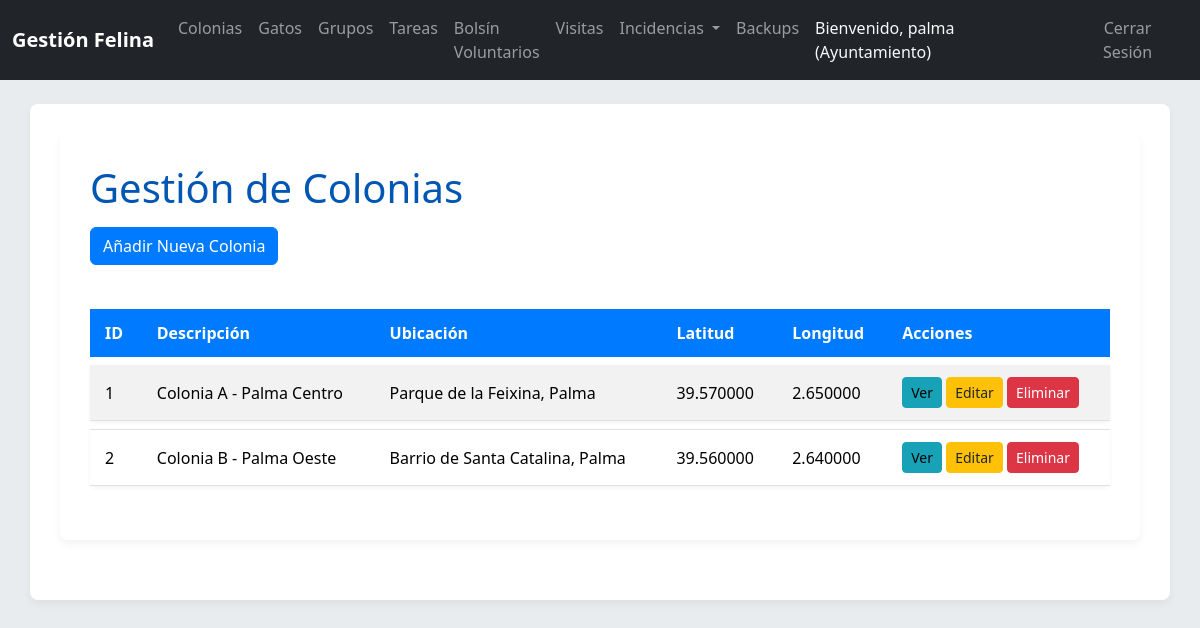
/index.php/colonias (signed in), run on the app's committed database.
### tables this page shows
CREATE TABLE `Colonia` (
  `idColonia` int(11) NOT NULL AUTO_INCREMENT,
  `descripcion` varchar(255) NOT NULL,
  `comentarios` text DEFAULT NULL,
  `idUbicacion` int(11) NOT NULL,
  `idAyuntamiento` int(11) NOT NULL,
  PRIMARY KEY (`idColonia`),
  KEY `idUbicacion` (`idUbicacion`),
  KEY `idAyuntamiento` (`idAyuntamiento`),
  CONSTRAINT `Colonia_ibfk_1` FOREIGN KEY (`idUbicacion`) REFERENCES `Ubicacion` (`idUbicacion`) ON DELETE CASCADE,
  CONSTRAINT `Colonia_ibfk_2` FOREIGN KEY (`idAyuntamiento`) REFERENCES `Ayuntamiento` (`idAyuntamiento`) ON DELETE CASCADE
);

CREATE TABLE `Ubicacion` (
  `idUbicacion` int(11) NOT NULL AUTO_INCREMENT,
  `textoDescriptivo` text NOT NULL,
  `idCoordenada` int(11) NOT NULL,
  PRIMARY KEY (`idUbicacion`),
  KEY `idCoordenada` (`idCoordenada`),
  CONSTRAINT `Ubicacion_ibfk_1` FOREIGN KEY (`idCoordenada`) REFERENCES `Coordenada` (`idCoordenada`) ON DELETE CASCADE
);

CREATE TABLE `Coordenada` (
  `idCoordenada` int(11) NOT NULL AUTO_INCREMENT,
  `latitud` decimal(9,6) NOT NULL,
  `longitud` decimal(9,6) NOT NULL,
  PRIMARY KEY (`idCoordenada`)
);

### controllers/ColoniaController.php (called while the page is built, shortened)
<?php
class ColoniaController {
    private $coloniaModel;
    public function __construct() {
        $this->coloniaModel = new Colonia();
    }
    public function index() {
        $ayuntamiento_id = $_SESSION['ayuntamiento_id'];
        $colonias = $this->coloniaModel->getAllWithDetails($ayuntamiento_id);
        require_once __DIR__ . '/../views/colonias/list.php';
    }
}

### config/database.php (called while the page is built, shortened)
<?php
class Database {
    private static $host = 'localhost';
    private static $db_name = 'gatos_mallorca';
    private static $username = 'root';
    private static $password = '';
    private static $conn;
    public static function getConnection() {
        if (self::$conn === null) {
            try {
                self::$conn = new PDO("mysql:host=" . self::$host . ";dbname=" . self::$db_name, self::$username, self::$password);
                self::$conn->setAttribute(PDO::ATTR_ERRMODE, PDO::ERRMODE_EXCEPTION);
                self::$conn->exec("set names utf8");
            } catch(PDOException $exception) {
                echo "Error de conexión a la base de datos: " . $exception->getMessage();
                exit();
            }
        }
        return self::$conn;
    }
}
?>

### models/Colonia.php (called while the page is built, shortened)
<?php
class Colonia extends BaseModel {
    public function getAllWithDetails($ayuntamiento_id = null) {
        $query = "
            SELECT
                c.idColonia,
                c.descripcion,
                c.comentarios,
                u.textoDescriptivo AS ubicacion_descripcion,
                coord.latitud,
                coord.longitud,
                a.nombreLocalidad AS ayuntamiento_nombre
            FROM
                Colonia c
            JOIN
                Ubicacion u ON c.idUbicacion = u.idUbicacion
            JOIN
                Coordenada coord ON u.idCoordenada = coord.idCoordenada
            JOIN
                Ayuntamiento a ON c.idAyuntamiento = a.idAyuntamiento
        ";
        $params = [];
        if ($ayuntamiento_id !== null) {
            $query .= " WHERE c.idAyuntamiento = :ayuntamiento_id";
            $params[':ayuntamiento_id'] = $ayuntamiento_id;
        }
        $query .= " ORDER BY c.descripcion ASC";
        return $this->executeQuery($query, $params);
    }
}

### models/BaseModel.php (called while the page is built, shortened)
<?php
class BaseModel {
    protected $conn;
    public function __construct() {
        $this->conn = Database::getConnection();
    }
    protected function executeQuery($query, $params = [], $fetch_all = true) {
        $stmt = $this->conn->prepare($query);
        foreach ($params as $key => $value) {
            $stmt->bindValue($key, $value);
        }
        $stmt->execute();
        if ($fetch_all) {
            return $stmt->fetchAll(PDO::FETCH_OBJ);
        }
        return $stmt->fetch(PDO::FETCH_OBJ);
    }
}
?>

### views/colonias/list.php (the view, shortened to what this page needs)
<?php require_once __DIR__ . '/../partials/header.php'; ?>
<div class="container">
    <h1>Gestión de Colonias</h1>
    <a href="<?php echo url('colonias/create'); ?>" class="btn btn-primary mb-3">Añadir Nueva Colonia</a>
    <?php if (empty($colonias)): ?>
        <div class="alert alert-info" role="alert">
            No hay colonias registradas para este ayuntamiento.
        </div>
    <?php else: ?>
        <table class="table table-striped table-hover">
            <thead>
                <tr>
                    <th>ID</th>
                    <th>Descripción</th>
                    <th>Ubicación</th>
                    <th>Latitud</th>
                    <th>Longitud</th>
                    <th>Acciones</th>
                </tr>
            </thead>
            <tbody>
                <?php foreach ($colonias as $colonia): ?>
                    <tr>
                        <td><?php echo htmlspecialchars($colonia->idColonia); ?></td>
                        <td><?php echo htmlspecialchars($colonia->descripcion); ?></td>
                        <td><?php echo htmlspecialchars($colonia->ubicacion_descripcion); ?></td>
                        <td><?php echo htmlspecialchars($colonia->latitud); ?></td>
                        <td><?php echo htmlspecialchars($colonia->longitud); ?></td>
                        <td>
                            <a href="<?php echo url('colonias/show?id=' . htmlspecialchars($colonia->idColonia)); ?>" class="btn btn-info btn-sm">Ver</a>
                            <a href="<?php echo url('colonias/edit?id=' . htmlspecialchars($colonia->idColonia)); ?>" class="btn btn-warning btn-sm">Editar</a>
                            <form action="<?php echo url('colonias/delete'); ?>" method="POST" style="display:inline-block;">
                                <button type="submit" class="btn btn-danger btn-sm" onclick="return confirm('¿Estás seguro de que quieres eliminar esta colonia? Esta acción es irreversible y eliminará todos los gatos asociados.');">Eliminar</button>
                            </form>
                        </td>
                    </tr>
                <?php endforeach; ?>
            </tbody>
        </table>
    <?php endif; ?>
</div>
<?php require_once __DIR__ . '/../partials/footer.php'; ?>

### public/css/style.css (style rules this page uses)
body { font-family: 'Segoe UI', Tahoma, Geneva, Verdana, sans-serif; background-color: #e9ecef; color: #343a40; }
.container { background-color: #ffffff; padding: 30px; border-radius: 8px; box-shadow: 0 4px 8px rgba(0,0,0,0.05); margin-bottom: 30px; }
h1, h2, h3, h4, h5, h6 { color: #0056b3; margin-bottom: 15px; }
.btn-primary { background-color: #007bff; border-color: #007bff; }
.btn-warning { background-color: #ffc107; border-color: #ffc107; color: #212529; }
.btn-danger { background-color: #dc3545; border-color: #dc3545; }
.btn-info { background-color: #17a2b8; border-color: #17a2b8; }
.table { margin-top: 20px; border-collapse: separate; border-spacing: 0 8px; }
.table thead th { background-color: #007bff; color: white; border: none; padding: 12px 15px; }
.table tbody tr { background-color: #f8f9fa; border-radius: 5px; box-shadow: 0 2px 4px rgba(0,0,0,0.05); transition: all 0.2s ease-in-out; }
.table tbody td { padding: 12px 15px; vertical-align: middle; border-top: 1px solid #dee2e6; }
.table tbody tr:first-child td { border-top: none; }

### data on the page
colonia: idColonia "1", descripcion "Colonia A - Palma Centro", idUbicacion.textoDescriptivo "Parque de la Feixina, Palma", coordenada.latitud "39.570000", coordenada.longitud "2.650000"
colonia: idColonia "2", descripcion "Colonia B - Palma Oeste", idUbicacion.textoDescriptivo "Barrio de Santa Catalina, Palma", coordenada.latitud "39.560000", coordenada.longitud "2.640000"

### other printed values
$_SESSION['username'] "palma"
$_SESSION['user_type'] "Ayuntamiento"
